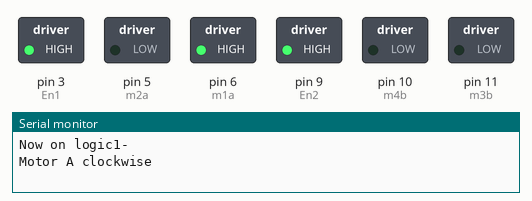
The sketch below on a simulated Arduino Uno, built with avr-gcc and run on an emulated ATmega328P. Parts: switched loads named in the sketch (green lamp = pin HIGH), the last lines printed to the serial monitor.

Above: at 0.5 s.
At 1.5 s:
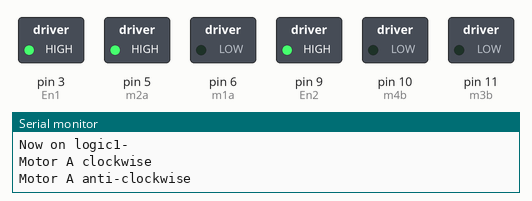
At 2.5 s:
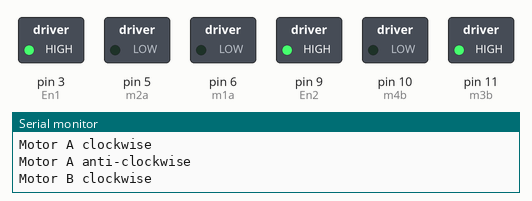
At 3.15 s:
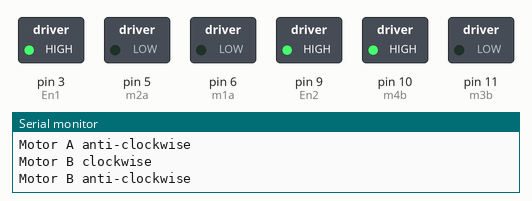
At 4.3 s:
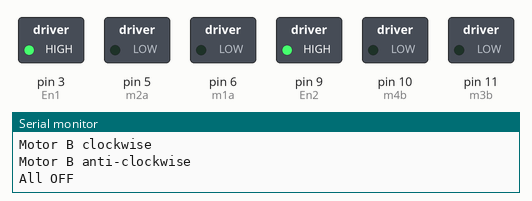
Timing chart, 0 to 6.9 s (numbered marks = the images above):
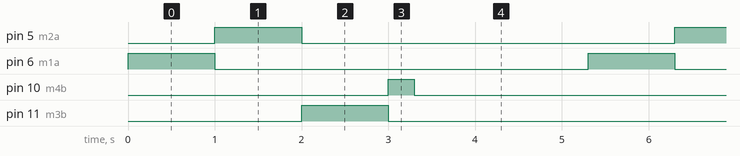

Measured:
- by itself, pin 5 (m2a), pin 6 (m1a), pin 11 (m3b): alternates HIGH for 1.0 s and LOW for 4.3 s
- by itself, pin 10 (m4b): alternates HIGH for 0.30 s and LOW for 5.0 s
- by itself, everything shown: repeats every 5.3 s, in 5 steps

The sketch:

L293D_Arduino_Tutorial_AnalogWrite.ino
```cpp
int m1a  = 6;  // Pin I1 of L293
int m2a  = 5;  // Pin I2 of L293
int m3b  = 11; // Pin I3 of L293
int m4b  = 10;  // Pin I4 of L293
int En1=3; //Pin En1 of L293
int En2=9; //Pin En2 of L293


void setup(){

    pinMode(m1a, OUTPUT);
    pinMode(m2a, OUTPUT);
    pinMode(m3b, OUTPUT);
    pinMode(m4b, OUTPUT);
    pinMode(En1, OUTPUT);
    pinMode(En2, OUTPUT);
   digitalWrite(En1, HIGH);
    digitalWrite(En2, HIGH);
    // Both channel enabled
    Serial.begin(9600);

}


void loop(){

  //Motor Control - Motor A: motor1,motor2 & Motor B: motor3,motor4

Serial.println("Now on logic1-");
    // Motor A clockwise for 2 sec.
    analogWrite(m1a, 1023);
    digitalWrite(m2a, LOW);
    digitalWrite(m3b, LOW);
    digitalWrite(m4b, LOW);
    Serial.println("Motor A clockwise ");
    delay(1000);
    //Motor A counter-clockwise for 2 sec.
    digitalWrite(m1a, LOW);
    analogWrite(m2a, 1023);
    digitalWrite(m3b, LOW);
    digitalWrite(m4b, LOW);
    Serial.println("Motor A anti-clockwise ");
    delay(1000);

    //Motor B clockwise for 2 sec.
    digitalWrite(m1a, LOW);
    digitalWrite(m2a, LOW);
    analogWrite(m3b, 1023);
    digitalWrite(m4b, LOW);
    Serial.println("Motor B clockwise ");
    delay(1000);
    //Motor B counter-clockwise for 2 sec.
    digitalWrite(m1a, LOW);
    digitalWrite(m2a, LOW);
    digitalWrite(m3b, LOW);
    analogWrite(m4b, 1023);
    Serial.println("Motor B anti-clockwise ");
    delay(300);

    //And this code will stop motors
    digitalWrite(m1a, LOW);
    digitalWrite(m2a, LOW);
    digitalWrite(m3b, LOW);
    digitalWrite(m4b, LOW);
    Serial.println("All OFF");
    delay(2000);

/*Serial.println("Now on logic-2");
    digitalWrite(m1a,LOW);
    digitalWrite(m3b,LOW);
    digitalWrite(m2a,LOW);
    digitalWrite(m4b,LOW);
     Serial.println("Motor OFF");
    delay(1000);
    digitalWrite(m1a,LOW);
    digitalWrite(m3b,HIGH);
    digitalWrite(m2a,LOW);
    digitalWrite(m4b,LOW);
     Serial.println("Motor Clockwise");
    delay(1000);
    digitalWrite(m1a,HIGH);
    digitalWrite(m3b,LOW);
    digitalWrite(m2a,LOW);
    digitalWrite(m4b,LOW);
     Serial.println("Motor anti-clockwise ");
    delay(1000);
    digitalWrite(m1a,LOW);
    digitalWrite(m3b,LOW);
    digitalWrite(m2a,LOW);
    digitalWrite(m4b,LOW);
     Serial.println("Motor OFF ");
    delay(1000);*/
}
```
